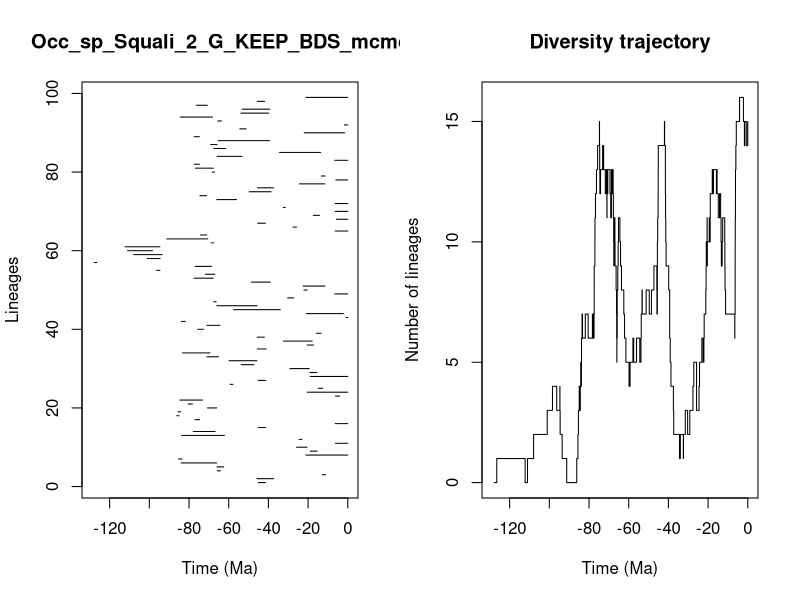

Here is the R script that generated this plot:


pdf(file='../Results/Species/5_MA_bins_EP_FT/pyrate_mcmc_logs/Occ_sp_Squali_2_G_KEEP_BDS_mcmc_LTT.pdf',width=0.6*20, height=0.6*10)
title = "Occ_sp_Squali_2_G_KEEP_BDS_mcmc"
ts=c(45.13166181340073, 45.77615915944441,12.910011081431623,65.7762197925606,65.91822763636368,83.9880495010294,85.34127065255709,21.1475792641364,18.905316122981894,25.79611580284232,6.22211004268681,24.563178981832273,83.7842435050571,77.84272322605158,45.184748256408625,6.372661594640079,77.0431063915485,86.18506582313333,85.5777149427101,70.67503443043881,80.43444437354466,84.64475633819131,6.187990705795622,20.39059704873586,14.866714895141598,59.318193667443154,45.09373533266443,18.953425990957896,19.051675150296134,29.207135243888533,53.682520027861116,59.82737958924779,70.91763972873369,83.27986799825703,45.58258244249958,20.468513249552025,32.4792981397985,45.62555297342958,15.803018966490662,75.66114218739824,70.98344405628725,83.83244076477719,0.7608193129563222,20.900723560146094,57.48363349198827,65.95883960301694,67.44041774666272,30.311131261424382,6.555469912556209,22.109777323344883,22.49725147637704,48.539789734339855,77.46577044478653,71.79972820052178,96.27415884011239,76.9938508526717,127.77056478222909,101.05754222496674,107.9309728082455,110.99527241900898,112.19381715447093,68.71730736229884,91.22581972121881,74.17448715977578,6.367663938491145,27.64278567149273,45.39237499431892,5.787547477697245,17.376419600198307,6.354639882649032,32.38733548641185,6.30506337162922,65.98244529574404,74.522412434024,49.64515495428033,45.547804020405366,24.304058597559177,6.006533532259321,13.325879460981522,68.2708763258195,76.74248589871061,77.37656312711518,6.521975893607025,65.79488474873091,34.401338358528385,67.52953183272155,69.07365692974962,65.30454359210435,77.38580304764751,21.970727857611603,54.40914993107539,1.69888764117964,65.48856873227537,84.38119453430645,53.82696924902931,53.17937231354123,76.23161060682814,45.554899302778296,20.999809640248827)
te=c(41.51835104466823, 37.322795021165064,11.187098576696068,64.1208516962606,62.473299274452465,66.11815310232046,83.50720116360036,0.0,15.459279960118177,20.504884874536412,0.0,23.137378896796886,62.09452294724597,66.87321685305896,41.42974929884248,0.0,74.62173560878463,84.93845382095193,84.1906446958355,66.057396725704,78.29224001470408,73.15012575294277,4.139643672435449,0.0,12.643035380947214,57.87183746837917,41.32150239967072,0.0,15.522962299300815,19.400343090614005,47.28223251263543,45.833281925035116,65.12971654243503,69.42784220543264,41.14642705466492,17.275542919500303,17.90050793319888,42.0020535130832,13.469061800302116,72.64374314264285,64.4295930534825,81.87578333551647,0.05108673637432133,2.2035698567619946,33.97929204637618,45.721655341967484,66.34598038891377,27.201997380495094,0.0,20.468789974119144,11.540291256385693,39.071814648453945,67.8179416642116,66.95839498746965,94.64719835998287,68.7143416152059,126.46650487781447,94.54638098291723,93.53662189509669,98.40622763535607,94.67888282997964,67.5710580016359,70.54473022259009,71.09634619537036,0.0,25.808984866170142,41.5196731691326,0.0,14.245642081249427,0.0,31.489854226536703,0.0,56.047123548856376,71.23391421807071,38.702859883811605,37.48007432223964,11.607884575407867,0.0,11.469771706143248,67.18187025249097,67.73057937782866,74.70463240234949,0.0,53.29345800930397,13.683562699383627,61.40639752699393,65.92146023899322,39.3592549030625,74.75872778248542,1.542909956940024,51.207512647436076,0.0,63.63282428900583,68.1591276005758,39.83931695800527,39.35693888170982,70.77708118228315,41.90011852778411,0.0)
div_traj=c(0, 1,0,1,2,3,4,3,4,3,2,1,0,1,2,3,4,3,4,5,4,5,6,7,6,7,6,7,6,7,8,9,10,11,12,13,14,15,14,13,12,13,14,13,12,13,12,11,12,13,12,13,12,11,12,13,12,13,12,11,10,9,10,11,10,9,8,7,6,5,6,7,6,7,8,9,10,11,10,9,8,7,6,5,4,5,6,5,6,5,6,7,8,7,8,7,8,9,8,7,8,7,8,9,10,11,12,13,14,15,14,13,12,11,10,9,8,7,6,5,4,3,2,1,2,1,2,3,2,3,4,5,4,3,4,5,6,5,6,7,8,9,10,11,10,9,10,11,10,11,12,13,12,13,12,13,12,11,12,11,10,9,10,11,10,9,8,7,6,7,8,9,10,11,12,13,14,15,16,15,14,15,14,15,14)
time_events=c(127.77056478222909, 126.46650487781447,112.19381715447093,110.99527241900898,107.9309728082455,101.05754222496674,98.40622763535607,96.27415884011239,94.67888282997964,94.64719835998287,94.54638098291723,93.53662189509669,91.22581972121881,86.18506582313333,85.5777149427101,85.34127065255709,84.93845382095193,84.64475633819131,84.38119453430645,84.1906446958355,83.9880495010294,83.83244076477719,83.7842435050571,83.50720116360036,83.27986799825703,81.87578333551647,80.43444437354466,78.29224001470408,77.84272322605158,77.46577044478653,77.38580304764751,77.37656312711518,77.0431063915485,76.9938508526717,76.74248589871061,76.23161060682814,75.66114218739824,74.75872778248542,74.70463240234949,74.62173560878463,74.522412434024,74.17448715977578,73.15012575294277,72.64374314264285,71.79972820052178,71.23391421807071,71.09634619537036,70.98344405628725,70.91763972873369,70.77708118228315,70.67503443043881,70.54473022259009,69.42784220543264,69.07365692974962,68.71730736229884,68.7143416152059,68.2708763258195,68.1591276005758,67.8179416642116,67.73057937782866,67.5710580016359,67.52953183272155,67.44041774666272,67.18187025249097,66.95839498746965,66.87321685305896,66.34598038891377,66.11815310232046,66.057396725704,65.98244529574404,65.95883960301694,65.92146023899322,65.91822763636368,65.79488474873091,65.7762197925606,65.48856873227537,65.30454359210435,65.12971654243503,64.4295930534825,64.1208516962606,63.63282428900583,62.473299274452465,62.09452294724597,61.40639752699393,59.82737958924779,59.318193667443154,57.87183746837917,57.48363349198827,56.047123548856376,54.40914993107539,53.82696924902931,53.682520027861116,53.29345800930397,53.17937231354123,51.207512647436076,49.64515495428033,48.539789734339855,47.28223251263543,45.833281925035116,45.77615915944441,45.721655341967484,45.62555297342958,45.58258244249958,45.554899302778296,45.547804020405366,45.39237499431892,45.184748256408625,45.13166181340073,45.09373533266443,42.0020535130832,41.90011852778411,41.5196731691326,41.51835104466823,41.42974929884248,41.32150239967072,41.14642705466492,39.83931695800527,39.3592549030625,39.35693888170982,39.071814648453945,38.702859883811605,37.48007432223964,37.322795021165064,34.401338358528385,33.97929204637618,32.4792981397985,32.38733548641185,31.489854226536703,30.311131261424382,29.207135243888533,27.64278567149273,27.201997380495094,25.808984866170142,25.79611580284232,24.563178981832273,24.304058597559177,23.137378896796886,22.49725147637704,22.109777323344883,21.970727857611603,21.1475792641364,20.999809640248827,20.900723560146094,20.504884874536412,20.468789974119144,20.468513249552025,20.39059704873586,19.400343090614005,19.051675150296134,18.953425990957896,18.905316122981894,17.90050793319888,17.376419600198307,17.275542919500303,15.803018966490662,15.522962299300815,15.459279960118177,14.866714895141598,14.245642081249427,13.683562699383627,13.469061800302116,13.325879460981522,12.910011081431623,12.643035380947214,11.607884575407867,11.540291256385693,11.469771706143248,11.187098576696068,6.555469912556209,6.521975893607025,6.372661594640079,6.367663938491145,6.354639882649032,6.30506337162922,6.22211004268681,6.187990705795622,6.006533532259321,5.787547477697245,4.139643672435449,2.2035698567619946,1.69888764117964,1.542909956940024,0.7608193129563222,0.05108673637432133,0.0)
                par(mfrow=c(1,2))
                L = length(ts)
                plot(ts, 1:L , xlim=c(-max(ts)-1,0), pch=20, type="n", main=title,xlab="Time (Ma)",ylab="Lineages")
                for (i in 1:L){segments(x0=-te[i],y0=i,x1=-ts[i],y1=i)}    
                t = -time_events
                plot(div_traj ~ t,type="s", main = "Diversity trajectory",xlab="Time (Ma)",ylab="Number of lineages",xlim=c(-max(ts)-1,0))
                abline(v=c(65,200,251,367,445),lty=2,col="gray")
                
